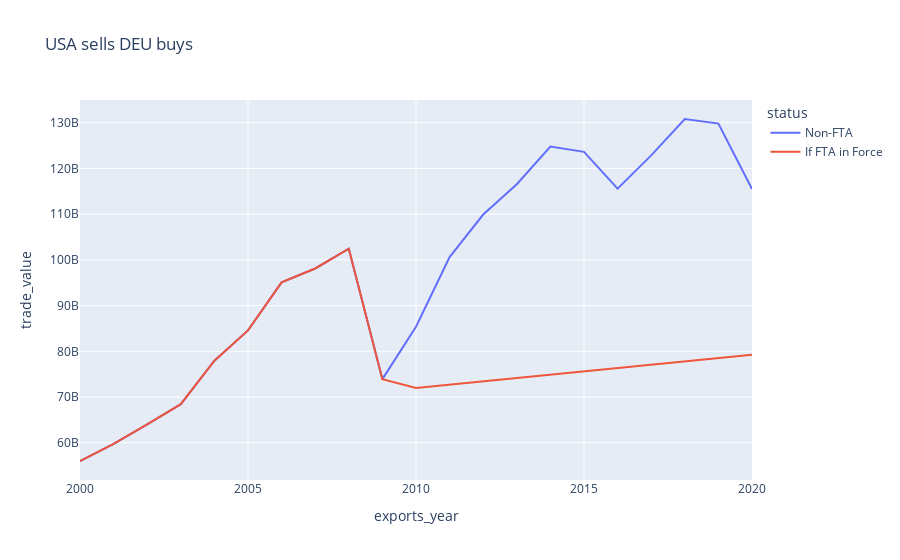
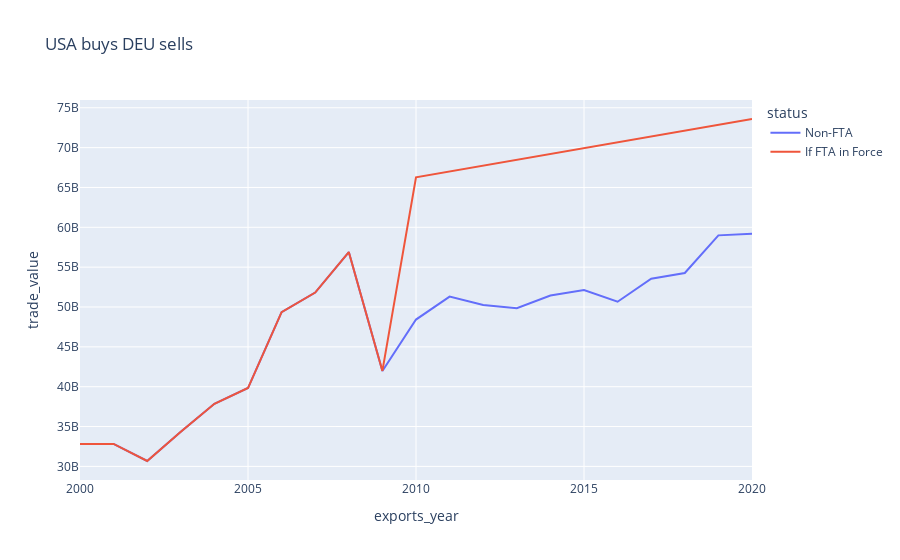

Write notebook code for charts like these, in order.
### Code cell
lr_cv = GridSearchCV(LinearRegression(), {'normalize': [True, False]}, cv=5, verbose=3)
lr_cv.fit(X_train, y_train)
show_prediction(df_test, lr_cv.best_estimator_.predict(X_test), counter_country)
print(lr_cv.best_estimator_)
print(lr_cv.best_params_)

### Figure 1 — Plotly figure (JSON) as saved in the notebook; plotly's stock layout.template omitted (floating-point values rounded to 4 significant figures)
{"data": [{"hovertemplate": "status=Non-FTA<br>exports_year=%{x}<br>trade_value=%{y}<extra></extra>", "legendgroup": "Non-FTA", "line": {"color": "#636efa", "dash": "solid"}, "marker": {"symbol": "circle"}, "mode": "lines", "name": "Non-FTA", "orientation": "v", "showlegend": true, "type": "scatter", "x": [2000, 2001, 2002, 2003, 2004, 2005, 2006, 2007, 2008, 2009, 2010, 2011, 2012, 2013, 2014, 2015, 2016, 2017, 2018, 2019, 2020], "xaxis": "x", "y": [56015497702, 59741364797, 64012025915, 68436024961, 77960061124, 84571018734, 95091345312, 98118701740, 102447808199, 73915947170, 85380110870, 100611399931, 109920259888, 116537007135, 124788062664, 123629381278, 115569793752, 122844618172, 130807750432, 129803715386, 115517142354], "yaxis": "y"}, {"hovertemplate": "status=If FTA in Force<br>exports_year=%{x}<br>trade_value=%{y}<extra></extra>", "legendgroup": "If FTA in Force", "line": {"color": "#EF553B", "dash": "solid"}, "marker": {"symbol": "circle"}, "mode": "lines", "name": "If FTA in Force", "orientation": "v", "showlegend": true, "type": "scatter", "x": [2000, 2001, 2002, 2003, 2004, 2005, 2006, 2007, 2008, 2009, 2010, 2011, 2012, 2013, 2014, 2015, 2016, 2017, 2018, 2019, 2020], "xaxis": "x", "y": [56015497702, 59741364797, 64012025915, 68436024961, 77960061124, 84571018734, 95091345312, 98118701740, 102447808199, 73915947170, 71960000000.0, 72690000000.0, 73420000000.0, 74150000000.0, 74890000000.0, 75620000000.0, 76350000000.0, 77080000000.0, 77810000000.0, 78540000000.0, 79270000000.0], "yaxis": "y"}], "layout": {"legend": {"title": {"text": "status"}, "tracegroupgap": 0}, "title": {"text": "USA sells DEU buys"}, "xaxis": {"anchor": "y", "domain": [0, 1], "title": {"text": "exports_year"}}, "yaxis": {"anchor": "x", "domain": [0, 1], "title": {"text": "trade_value"}}}}

### Figure 2 — Plotly figure (JSON) as saved in the notebook; plotly's stock layout.template omitted (floating-point values rounded to 4 significant figures)
{"data": [{"hovertemplate": "status=Non-FTA<br>exports_year=%{x}<br>trade_value=%{y}<extra></extra>", "legendgroup": "Non-FTA", "line": {"color": "#636efa", "dash": "solid"}, "marker": {"symbol": "circle"}, "mode": "lines", "name": "Non-FTA", "orientation": "v", "showlegend": true, "type": "scatter", "x": [2000, 2001, 2002, 2003, 2004, 2005, 2006, 2007, 2008, 2009, 2010, 2011, 2012, 2013, 2014, 2015, 2016, 2017, 2018, 2019, 2020], "xaxis": "x", "y": [32810765207, 32816475563, 30674704944, 34340763508, 37854456195, 39832237014, 49354633766, 51812679065, 56890549612, 41975980939, 48425437304, 51300072150, 50253811786, 49850071526, 51443055624, 52123398790, 50665012998, 53558535093, 54268102611, 58990792577, 59206697840], "yaxis": "y"}, {"hovertemplate": "status=If FTA in Force<br>exports_year=%{x}<br>trade_value=%{y}<extra></extra>", "legendgroup": "If FTA in Force", "line": {"color": "#EF553B", "dash": "solid"}, "marker": {"symbol": "circle"}, "mode": "lines", "name": "If FTA in Force", "orientation": "v", "showlegend": true, "type": "scatter", "x": [2000, 2001, 2002, 2003, 2004, 2005, 2006, 2007, 2008, 2009, 2010, 2011, 2012, 2013, 2014, 2015, 2016, 2017, 2018, 2019, 2020], "xaxis": "x", "y": [32810765207, 32816475563, 30674704944, 34340763508, 37854456195, 39832237014, 49354633766, 51812679065, 56890549612, 41975980939, 66280000000.0, 67010000000.0, 67740000000.0, 68470000000.0, 69210000000.0, 69940000000.0, 70670000000.0, 71400000000.0, 72130000000.0, 72860000000.0, 73590000000.0], "yaxis": "y"}], "layout": {"legend": {"title": {"text": "status"}, "tracegroupgap": 0}, "title": {"text": "USA buys DEU sells"}, "xaxis": {"anchor": "y", "domain": [0, 1], "title": {"text": "exports_year"}}, "yaxis": {"anchor": "x", "domain": [0, 1], "title": {"text": "trade_value"}}}}
